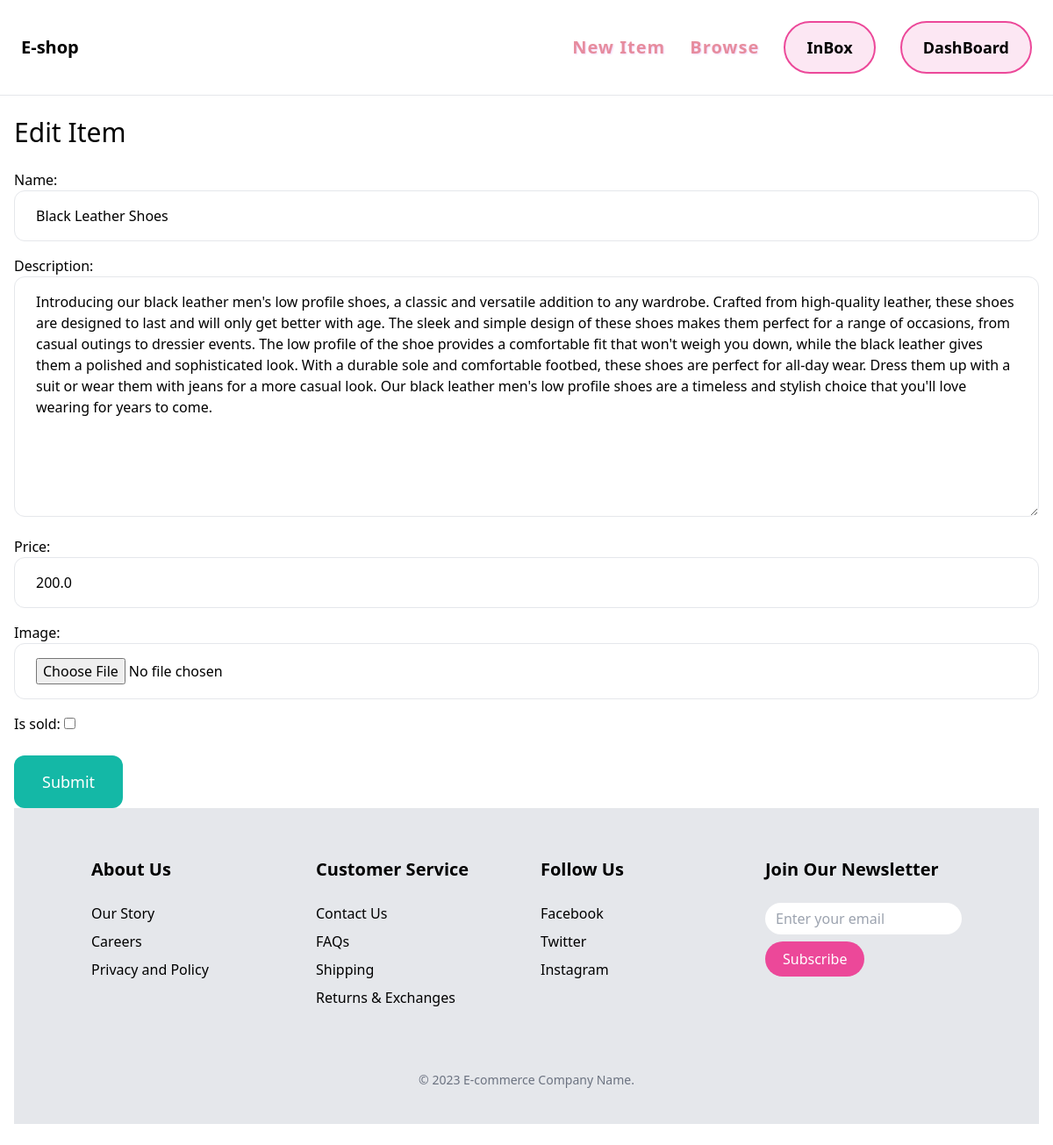
Screenshot of /items/3/edit (signed in) with the database file from the repository.
### item/models.py (models this page shows, shortened)
class Item(models.Model):
    category = models.ForeignKey(Category, related_name='items', on_delete = models.CASCADE)
    name = models.CharField(max_length=255)
    description = models.TextField(blank=True, null=True)
    price = models.FloatField()
    image = models.ImageField(upload_to = 'item_images',blank=True, null=True)
    is_sold = models.BooleanField(default=False)
    created_by = models.ForeignKey(User, related_name='items', on_delete = models.CASCADE)
    created_at = models.DateTimeField(auto_now_add=True)

### item/views.py (the view)
# urls.py: path('<int:pk>/edit', views.edit ,name='edit'),
@login_required
def edit(request,pk):
    item = get_object_or_404(Item, pk=pk, created_by=request.user)
    if request.method =='POST':
        form= EditItemForm(request.POST, request.FILES, instance=item)
        if form.is_valid():
            form.save()
            return redirect('item:detail', pk=item.id)
    else:
        form=EditItemForm(instance=item)
    return render(request,'item/form.html', {'form': form,'title': 'Edit Item',
            })

### item/forms.py
class EditItemForm(forms.ModelForm):
    class Meta:
        model=Item
        fields= ('name','description', 'price', 'image','is_sold')
        widgets = {
            'name': forms.TextInput(attrs={
                'class': INPUT_CLASSES
            }),
            'description': forms.Textarea(attrs={
                'class': INPUT_CLASSES
            }),
            'price': forms.TextInput(attrs={
                'class': INPUT_CLASSES
            }),
            'image': forms.FileInput(attrs={
                'class': INPUT_CLASSES
            }),
        }

### item/templates/item/form.html (shortened to what this page needs)
{% extends 'core/base.html' %}
{% block content %}
<h1 class="mb-6 text-3xl">{{ title }}</h1>
<form method="post" action="." enctype="multipart/form-data">
    <div class="space-y-4">
        {{ form.as_p }}
    </div>
    <button class="mt-6 py-4 px-8 text-lg bg-teal-500 hover:bg-teal-700 rounded-xl text-white">Submit</button>
</form>
{% endblock %}

### rows the page displays
Item: name "Black Leather Shoes", description "Introducing our black leather men's low profile shoes, a classic and versatile addition to any wardrobe. Crafted from high-quality leather, these shoes are designed to last and will only get better with age. The sleek and simple design of these shoes makes them perfect for a range of occasions, from casual outings to dressier events. The low profile of the shoe provides a comfortable fit that won't weigh you down, while the black leather gives them a polished and sophisticated look. With a durable sole and comfortable footbed, these shoes are perfect for all-day wear. Dress them up with a suit or wear them with jeans for a more casual look. Our black leather men's low profile shoes are a…", price "200.0"

### other values shown
{{ title }} "Edit Item"
